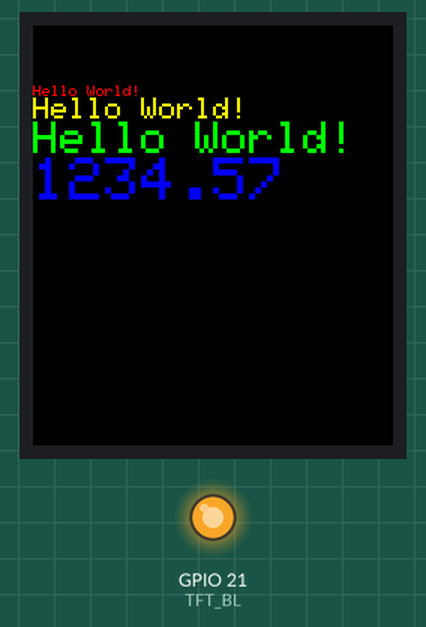
A sketch run on a simulated ESP32-S3. Parts: 240×280 colour display, output pins drawn as LEDs (lit = HIGH). What the sketch prints to the serial monitor is not drawn.

Above: at 0.36 s.
At 0.96 s:
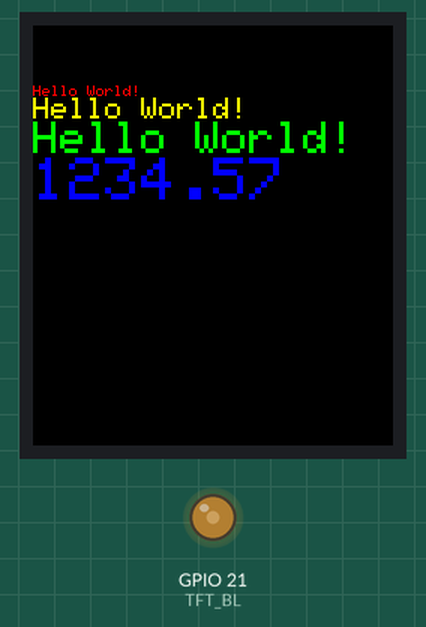
At 1.39 s:
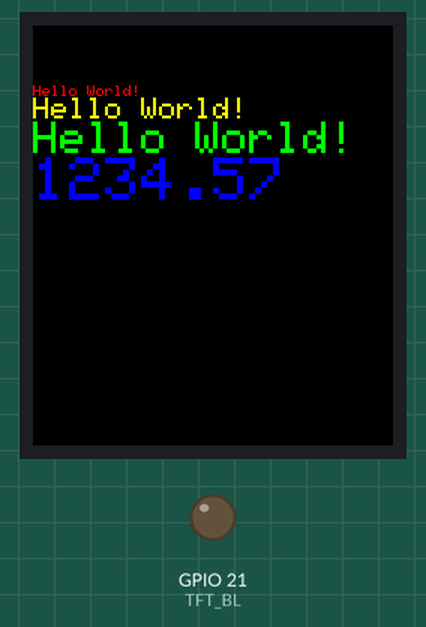
At 2.76 s:
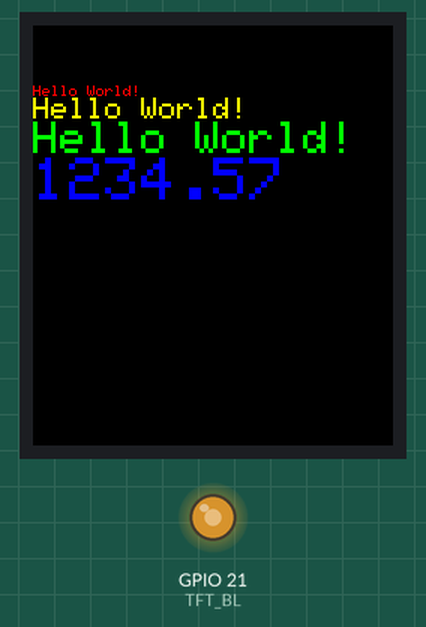
Timing chart, 0 to 40.0 s (numbered marks = the images above):
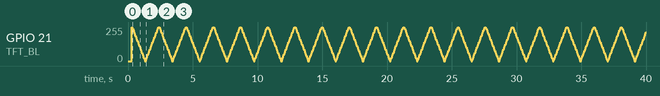

The sketch:

LCD.ino
```cpp
#include <Adafruit_GFX.h>
#include <Adafruit_ST7789.h>
#include <SPI.h>

#define TFT_SCLK 39
#define TFT_MOSI 41
#define TFT_CS   45
#define TFT_DC   42
#define TFT_RST  1
#define TFT_BL   21  // 背光引脚

Adafruit_ST7789 tft = Adafruit_ST7789(TFT_CS, TFT_DC, TFT_MOSI, TFT_SCLK, TFT_RST);

void setup(void) {
  Serial.begin(9600);
  tft.init(240, 280);  // 设置屏幕分辨率
  Serial.println(F("Initialized"));
  uint16_t time = millis();
  tft.fillScreen(ST77XX_BLACK);
  time = millis() - time;
  tftPrintTest();
}

void loop() {
  // 从高到低调整背光亮度
  for (int brightness = 100; brightness >= 0; brightness -= 5) {
    setBacklightBrightness(brightness);
    delay(50);  // 调整延迟时间以控制变化速度
  }

  // 从低到高调整背光亮度
  for (int brightness = 0; brightness <= 100; brightness += 5) {
    setBacklightBrightness(brightness);
    delay(50);  // 调整延迟时间以控制变化速度
  }
}

void setBacklightBrightness(int brightness) {
  // 将亮度值限制在0到100之间
  brightness = constrain(brightness, 0, 100);

  // 根据具体情况调整背光控制逻辑
  analogWrite(TFT_BL, brightness * 2.55);  // 映射到0-255的范围
}

void tftPrintTest() {
  tft.setTextWrap(false);
  tft.fillScreen(ST77XX_BLACK);

  // 设置文本起始位置
  tft.setCursor(0, 40);

  tft.setTextColor(ST77XX_RED);
  tft.setTextSize(1);
  tft.println("Hello World!");

  tft.setTextColor(ST77XX_YELLOW);
  tft.setTextSize(2);
  tft.println("Hello World!");

  tft.setTextColor(ST77XX_GREEN);
  tft.setTextSize(3);
  tft.println("Hello World!");

  tft.setTextColor(ST77XX_BLUE);
  tft.setTextSize(4);
  tft.print(1234.567);
}
```
